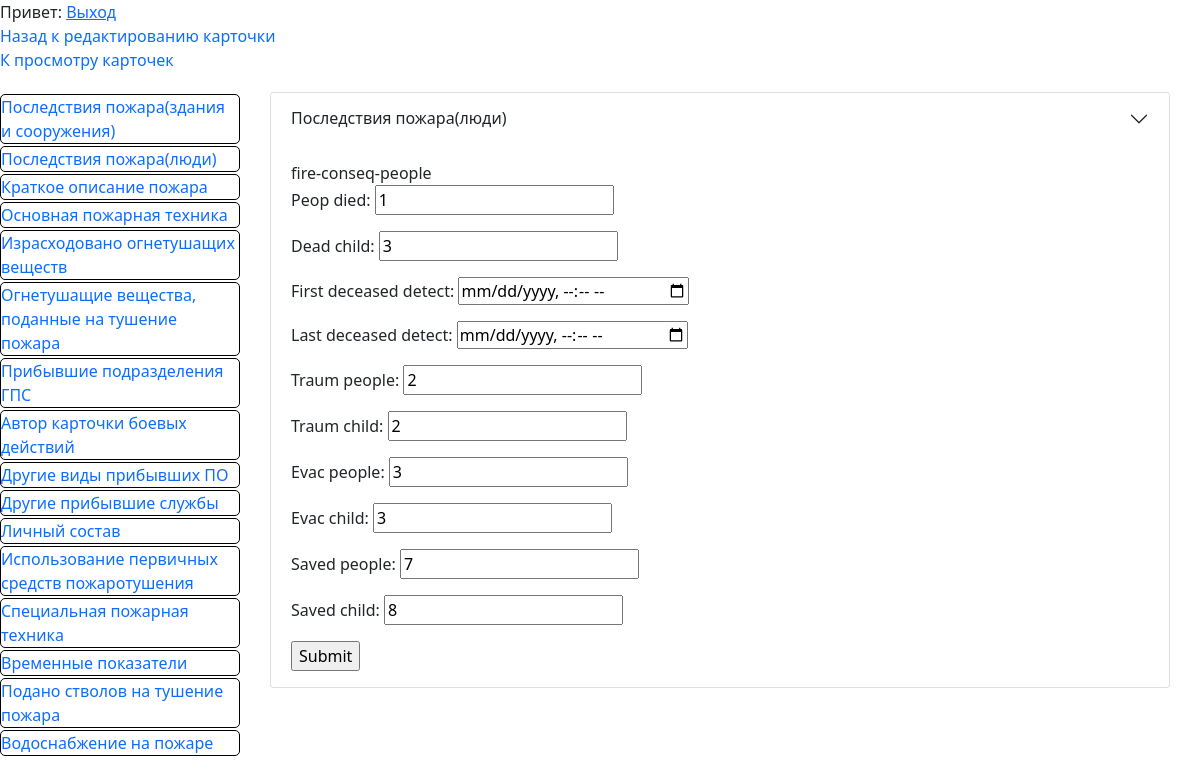
The app's page /card/1/fire-conseq-people (signed in) with its own data.
### fire/models.py (models this page shows)
class FireConseqPeople(models.Model):
    card_id = models.OneToOneField(
        GeneralData, on_delete=models.CASCADE, primary_key=True
    )
    peop_died = models.IntegerField(null=False, blank=False)
    dead_child = models.IntegerField(null=False, blank=False)
    first_deceased_detect = models.DateTimeField(null=True, blank=True)
    last_deceased_detect = models.DateTimeField(null=True, blank=True)
    traum_people = models.IntegerField(null=False, blank=False)
    traum_child = models.IntegerField(null=False, blank=False)
    evac_people = models.IntegerField(null=False, blank=False)
    evac_child = models.IntegerField(null=False, blank=False)
    saved_people = models.IntegerField(null=False, blank=False)
    saved_child = models.IntegerField(null=False, blank=False)

### fire/views.py (the view)
# urls.py: path('card/<int:card_id>/fire-conseq-people', views.fire_conseq_people, name="fire-conseq-people"),
def fire_conseq_people(request, card_id):
    gd = get_object_or_404(GeneralData, card_id=card_id)
    fireconseqpeople = getattr(gd, "fireconseqpeople", None)
    if request.method == "POST":
        form = FireConseqPeopleForm(
            data=request.POST, initial={"card_id": gd}, instance=fireconseqpeople
        )
        if form.is_valid():
            new_fireconseqpeople = form.save(commit=False)
            if fireconseqpeople is None:
                new_fireconseqpeople.card_id = gd
            new_fireconseqpeople.save()
            return HttpResponseRedirect(
                resolve_url("fire-conseq-people", card_id=card_id)
            )
        else:
            return render(
                request,
                "fire_conseq_people.html",
                context={"form": form, "card_id": card_id},
            )
    else:
        form = FireConseqPeopleForm(instance=fireconseqpeople)
    return render(
        request, "fire_conseq_people.html", context={"form": form, "card_id": card_id}
    )

### fire/forms.py
class FireConseqPeopleForm(ModelForm):
    class Meta:
        model = FireConseqPeople
        exclude = [
            "card_id",
        ]
        widgets = {
            "first_deceased_detect": DateTimeInput(attrs={"type": "datetime-local"}),
            "last_deceased_detect": DateTimeInput(attrs={"type": "datetime-local"}),
        }

### fire/templates/fire_conseq_people.html (shortened to what this page needs)
{% extends 'base_card.html' %}
{% block card_info %}
<div class="accordion-item">
    <h2 class="accordion-header" id="panelsStayOpen-headingFifteen">
      <button
        class="accordion-button collapsed"
        type="button"
      >
        Последствия пожара(люди)
      </button>
    </h2>
    <div
      id="panelsStayOpen-collapseFifteen"
    >
      <div class="accordion-body">
        fire-conseq-people
        <form
          action={% url 'fire-conseq-people' card_id %} method="POST">
          {{ form.as_p }}
          <input type="submit" value="Submit">
        </form>
      </div>
    </div>
  </div>
  {% endblock card_info %}

### fire/static/main_style.css (style rules this page uses)
* { font-family: Noto Sans, sans-serif !important; }

### fire/static/style.css (style rules this page uses)
* { font-family: Noto Sans, sans-serif !important; }

### records on screen
FireConseqPeople: peop_died "1", dead_child "3", traum_people "2", traum_child "2", evac_people "3", evac_child "3", saved_people "7", saved_child "8"
